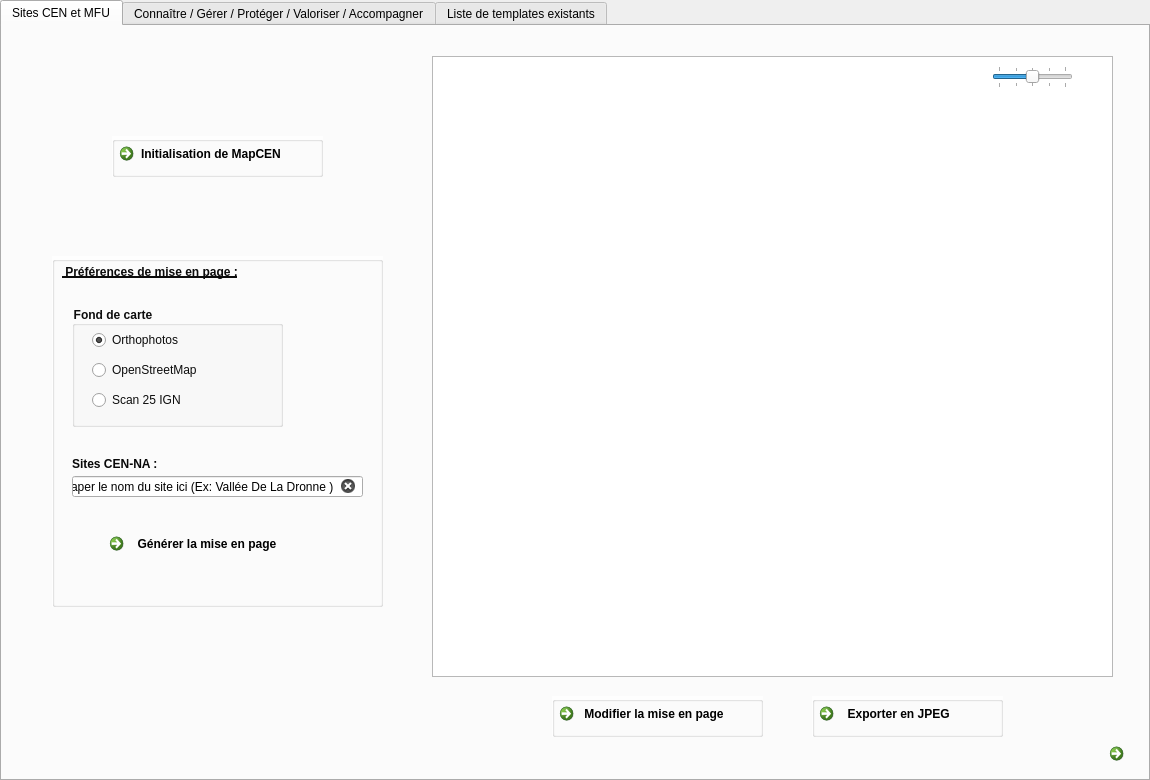
<?xml version="1.0" encoding="UTF-8"?>
<ui version="4.0">
 <class>MapCENDialogBase</class>
 <widget class="QDialog" name="MapCENDialogBase">
  <property name="geometry">
   <rect>
    <x>0</x>
    <y>0</y>
    <width>1150</width>
    <height>780</height>
   </rect>
  </property>
  <property name="windowTitle">
   <string>MapCEN</string>
  </property>
  <widget class="QTabWidget" name="tabWidget">
   <property name="geometry">
    <rect>
     <x>0</x>
     <y>0</y>
     <width>1150</width>
     <height>781</height>
    </rect>
   </property>
   <property name="minimumSize">
    <size>
     <width>1150</width>
     <height>781</height>
    </size>
   </property>
   <property name="maximumSize">
    <size>
     <width>1150</width>
     <height>781</height>
    </size>
   </property>
   <property name="baseSize">
    <size>
     <width>1150</width>
     <height>781</height>
    </size>
   </property>
   <property name="styleSheet">
    <string notr="true">QWidget#tab{background-image: url(:/plugins/map_cen/Capture.png)}
QWidget#tab_2{background-image: url(:/plugins/map_cen/Capture.png)}
QWidget#tab_3{background-image: url(:/plugins/map_cen/Capture.png)}</string>
   </property>
   <property name="currentIndex">
    <number>0</number>
   </property>
   <widget class="QWidget" name="tab_2">
    <property name="styleSheet">
     <string notr="true">QWidget#tab_2{background-image: url(:/plugins/map_cen/Capture.png)}</string>
    </property>
    <attribute name="title">
     <string>Sites CEN et MFU</string>
    </attribute>
    <widget class="QGroupBox" name="groupBox_2">
     <property name="geometry">
      <rect>
       <x>50</x>
       <y>230</y>
       <width>331</width>
       <height>351</height>
      </rect>
     </property>
     <property name="font">
      <font>
       <weight>75</weight>
       <bold>true</bold>
      </font>
     </property>
     <property name="styleSheet">
      <string notr="true">QGroupBox#groupBox_2{background-color: rgb(255, 255, 255, 170);}</string>
     </property>
     <property name="title">
      <string/>
     </property>
     <widget class="QGroupBox" name="groupBox">
      <property name="geometry">
       <rect>
        <x>20</x>
        <y>50</y>
        <width>211</width>
        <height>121</height>
       </rect>
      </property>
      <property name="font">
       <font>
        <weight>75</weight>
        <bold>true</bold>
       </font>
      </property>
      <property name="styleSheet">
       <string notr="true">color: rgb(13, 13, 13);</string>
      </property>
      <property name="title">
       <string>Fond de carte</string>
      </property>
      <widget class="QWidget" name="verticalLayoutWidget">
       <property name="geometry">
        <rect>
         <x>20</x>
         <y>20</y>
         <width>171</width>
         <height>91</height>
        </rect>
       </property>
       <layout class="QVBoxLayout" name="verticalLayout">
        <item>
         <widget class="QRadioButton" name="radioButton">
          <property name="text">
           <string>Orthophotos</string>
          </property>
          <property name="checked">
           <bool>true</bool>
          </property>
         </widget>
        </item>
        <item>
         <widget class="QRadioButton" name="radioButton_2">
          <property name="text">
           <string>OpenStreetMap</string>
          </property>
         </widget>
        </item>
        <item>
         <widget class="QRadioButton" name="radioButton_3">
          <property name="text">
           <string>Scan 25 IGN</string>
          </property>
         </widget>
        </item>
       </layout>
      </widget>
     </widget>
     <widget class="QLabel" name="label">
      <property name="geometry">
       <rect>
        <x>10</x>
        <y>0</y>
        <width>181</width>
        <height>31</height>
       </rect>
      </property>
      <property name="font">
       <font>
        <weight>75</weight>
        <bold>true</bold>
        <underline>true</underline>
       </font>
      </property>
      <property name="styleSheet">
       <string notr="true">color: rgb(11, 11, 11);</string>
      </property>
      <property name="text">
       <string> Préférences de mise en page :</string>
      </property>
     </widget>
     <widget class="QLabel" name="label_3">
      <property name="geometry">
       <rect>
        <x>20</x>
        <y>200</y>
        <width>91</width>
        <height>16</height>
       </rect>
      </property>
      <property name="font">
       <font>
        <weight>75</weight>
        <bold>true</bold>
       </font>
      </property>
      <property name="styleSheet">
       <string notr="true">color: rgb(8, 8, 8);</string>
      </property>
      <property name="text">
       <string>Sites CEN-NA :</string>
      </property>
     </widget>
     <widget class="QCommandLinkButton" name="commandLinkButton_4">
      <property name="geometry">
       <rect>
        <x>50</x>
        <y>270</y>
        <width>221</width>
        <height>51</height>
       </rect>
      </property>
      <property name="text">
       <string>  Générer la mise en page</string>
      </property>
      <property name="icon">
       <iconset resource="resources.qrc">
        <normaloff>:/plugins/map_cen/project.png</normaloff>:/plugins/map_cen/project.png</iconset>
      </property>
      <property name="iconSize">
       <size>
        <width>30</width>
        <height>30</height>
       </size>
      </property>
     </widget>
     <widget class="QLineEdit" name="lineEdit">
      <property name="enabled">
       <bool>true</bool>
      </property>
      <property name="geometry">
       <rect>
        <x>20</x>
        <y>220</y>
        <width>291</width>
        <height>21</height>
       </rect>
      </property>
      <property name="text">
       <string>Taper le nom du site ici (Ex: Vallée De La Dronne )</string>
      </property>
      <property name="alignment">
       <set>Qt::AlignCenter</set>
      </property>
      <property name="readOnly">
       <bool>false</bool>
      </property>
      <property name="clearButtonEnabled">
       <bool>true</bool>
      </property>
     </widget>
    </widget>
    <widget class="QGroupBox" name="groupBox_3">
     <property name="geometry">
      <rect>
       <x>550</x>
       <y>670</y>
       <width>211</width>
       <height>41</height>
      </rect>
     </property>
     <property name="styleSheet">
      <string notr="true">QGroupBox#groupBox_3{background-color: rgb(255, 255, 255, 170);}</string>
     </property>
     <property name="title">
      <string/>
     </property>
     <widget class="QCommandLinkButton" name="commandLinkButton_5">
      <property name="geometry">
       <rect>
        <x>0</x>
        <y>0</y>
        <width>211</width>
        <height>41</height>
       </rect>
      </property>
      <property name="styleSheet">
       <string notr="true">QCommandLinkButton#commandLinkButton_3{background-color: rgb(255, 255, 255, 170);}</string>
      </property>
      <property name="text">
       <string> Modifier la mise en page</string>
      </property>
      <property name="icon">
       <iconset resource="resources.qrc">
        <normaloff>:/plugins/map_cen/edit.png</normaloff>:/plugins/map_cen/edit.png</iconset>
      </property>
      <property name="iconSize">
       <size>
        <width>30</width>
        <height>20</height>
       </size>
      </property>
     </widget>
    </widget>
    <widget class="QGroupBox" name="groupBox_5">
     <property name="geometry">
      <rect>
       <x>810</x>
       <y>670</y>
       <width>191</width>
       <height>41</height>
      </rect>
     </property>
     <property name="styleSheet">
      <string notr="true">QGroupBox#groupBox_5{background-color: rgb(255, 255, 255, 170);}</string>
     </property>
     <property name="title">
      <string/>
     </property>
     <widget class="QCommandLinkButton" name="commandLinkButton_6">
      <property name="geometry">
       <rect>
        <x>0</x>
        <y>0</y>
        <width>191</width>
        <height>41</height>
       </rect>
      </property>
      <property name="text">
       <string>  Exporter en JPEG</string>
      </property>
      <property name="icon">
       <iconset resource="resources.qrc">
        <normaloff>:/plugins/map_cen/jpg.png</normaloff>:/plugins/map_cen/jpg.png</iconset>
      </property>
     </widget>
    </widget>
    <widget class="QGraphicsView" name="graphicsView">
     <property name="geometry">
      <rect>
       <x>430</x>
       <y>30</y>
       <width>681</width>
       <height>621</height>
      </rect>
     </property>
    </widget>
    <widget class="QGroupBox" name="groupBox_4">
     <property name="geometry">
      <rect>
       <x>110</x>
       <y>110</y>
       <width>211</width>
       <height>41</height>
      </rect>
     </property>
     <property name="styleSheet">
      <string notr="true">QGroupBox#groupBox_4{background-color: rgb(255, 255, 255, 170);}</string>
     </property>
     <property name="title">
      <string/>
     </property>
    </widget>
    <widget class="QCommandLinkButton" name="commandLinkButton_2">
     <property name="geometry">
      <rect>
       <x>110</x>
       <y>110</y>
       <width>211</width>
       <height>41</height>
      </rect>
     </property>
     <property name="styleSheet">
      <string notr="true">QCommandLinkButton#commandLinkButton_2{background-color: rgb(255, 255, 255, 170);}</string>
     </property>
     <property name="text">
      <string>Initialisation de MapCEN</string>
     </property>
     <property name="icon">
      <iconset resource="resources.qrc">
       <normaloff>:/plugins/map_cen/refresh.png</normaloff>:/plugins/map_cen/refresh.png</iconset>
     </property>
     <property name="iconSize">
      <size>
       <width>30</width>
       <height>30</height>
      </size>
     </property>
    </widget>
    <widget class="QLabel" name="label_2">
     <property name="geometry">
      <rect>
       <x>110</x>
       <y>640</y>
       <width>211</width>
       <height>71</height>
      </rect>
     </property>
     <property name="text">
      <string/>
     </property>
     <property name="pixmap">
      <pixmap resource="resources.qrc">:/plugins/map_cen/logo.jpg</pixmap>
     </property>
     <property name="scaledContents">
      <bool>true</bool>
     </property>
    </widget>
    <widget class="QSlider" name="horizontalSlider">
     <property name="geometry">
      <rect>
       <x>990</x>
       <y>40</y>
       <width>81</width>
       <height>22</height>
      </rect>
     </property>
     <property name="minimum">
      <number>-2</number>
     </property>
     <property name="maximum">
      <number>2</number>
     </property>
     <property name="singleStep">
      <number>6</number>
     </property>
     <property name="value">
      <number>0</number>
     </property>
     <property name="orientation">
      <enum>Qt::Horizontal</enum>
     </property>
     <property name="tickPosition">
      <enum>QSlider::TicksBothSides</enum>
     </property>
     <property name="tickInterval">
      <number>1</number>
     </property>
    </widget>
    <widget class="QLabel" name="label_9">
     <property name="geometry">
      <rect>
       <x>960</x>
       <y>40</y>
       <width>21</width>
       <height>21</height>
      </rect>
     </property>
     <property name="text">
      <string/>
     </property>
     <property name="pixmap">
      <pixmap resource="resources.qrc">:/plugins/map_cen/zoom_out.png</pixmap>
     </property>
     <property name="scaledContents">
      <bool>true</bool>
     </property>
    </widget>
    <widget class="QLabel" name="label_10">
     <property name="geometry">
      <rect>
       <x>1080</x>
       <y>40</y>
       <width>21</width>
       <height>21</height>
      </rect>
     </property>
     <property name="text">
      <string/>
     </property>
     <property name="pixmap">
      <pixmap resource="resources.qrc">:/plugins/map_cen/zoom.png</pixmap>
     </property>
     <property name="scaledContents">
      <bool>true</bool>
     </property>
    </widget>
    <widget class="QCommandLinkButton" name="commandLinkButton_3">
     <property name="geometry">
      <rect>
       <x>1100</x>
       <y>710</y>
       <width>41</width>
       <height>41</height>
      </rect>
     </property>
     <property name="font">
      <font>
       <family>Segoe UI</family>
       <pointsize>9</pointsize>
      </font>
     </property>
     <property name="text">
      <string/>
     </property>
     <property name="icon">
      <iconset>
       <normaloff>:/plugins/LoaderCEN/info.png</normaloff>:/plugins/LoaderCEN/info.png</iconset>
     </property>
     <property name="iconSize">
      <size>
       <width>25</width>
       <height>25</height>
      </size>
     </property>
    </widget>
    <zorder>graphicsView</zorder>
    <zorder>groupBox_5</zorder>
    <zorder>groupBox_2</zorder>
    <zorder>groupBox_3</zorder>
    <zorder>groupBox_4</zorder>
    <zorder>commandLinkButton_2</zorder>
    <zorder>label_2</zorder>
    <zorder>horizontalSlider</zorder>
    <zorder>label_9</zorder>
    <zorder>label_10</zorder>
    <zorder>commandLinkButton_3</zorder>
   </widget>
   <widget class="QWidget" name="tab_3">
    <attribute name="title">
     <string>Connaître / Gérer / Protéger / Valoriser / Accompagner</string>
    </attribute>
    <widget class="QLabel" name="label_13">
     <property name="geometry">
      <rect>
       <x>400</x>
       <y>490</y>
       <width>361</width>
       <height>41</height>
      </rect>
     </property>
     <property name="text">
      <string/>
     </property>
     <property name="pixmap">
      <pixmap resource="resources.qrc">:/plugins/map_cen/onglet.png</pixmap>
     </property>
     <property name="scaledContents">
      <bool>true</bool>
     </property>
    </widget>
    <widget class="QLabel" name="label_11">
     <property name="geometry">
      <rect>
       <x>310</x>
       <y>130</y>
       <width>531</width>
       <height>411</height>
      </rect>
     </property>
     <property name="text">
      <string/>
     </property>
     <property name="pixmap">
      <pixmap resource="resources.qrc">:/plugins/map_cen/underconstruction.gif</pixmap>
     </property>
     <property name="scaledContents">
      <bool>true</bool>
     </property>
    </widget>
    <zorder>label_11</zorder>
    <zorder>label_13</zorder>
   </widget>
   <widget class="QWidget" name="tab">
    <attribute name="title">
     <string>Liste de templates existants</string>
    </attribute>
    <widget class="QGroupBox" name="groupBox_6">
     <property name="geometry">
      <rect>
       <x>680</x>
       <y>350</y>
       <width>141</width>
       <height>41</height>
      </rect>
     </property>
     <property name="styleSheet">
      <string notr="true">QGroupBox#groupBox_6{background-color: rgb(255, 255, 255, 170);}</string>
     </property>
     <property name="title">
      <string/>
     </property>
     <widget class="QCommandLinkButton" name="commandLinkButton">
      <property name="geometry">
       <rect>
        <x>0</x>
        <y>0</y>
        <width>141</width>
        <height>41</height>
       </rect>
      </property>
      <property name="font">
       <font>
        <family>Segoe UI</family>
        <pointsize>10</pointsize>
       </font>
      </property>
      <property name="styleSheet">
       <string notr="true">background-color: qconicalgradient(cx:0, cy:0, angle:135, stop:0 rgba(255, 255, 0, 69), stop:0.375 rgba(255, 255, 0, 69), stop:0.423533 rgba(251, 255, 0, 145), stop:0.45 rgba(247, 255, 0, 208), stop:0.477581 rgba(255, 244, 71, 130), stop:0.518717 rgba(255, 218, 71, 130), stop:0.55 rgba(255, 255, 0, 255), stop:0.57754 rgba(255, 203, 0, 130), stop:0.625 rgba(255, 255, 0, 69), stop:1 rgba(255, 255, 0, 69));</string>
      </property>
      <property name="text">
       <string> Mise en page</string>
      </property>
     </widget>
    </widget>
    <widget class="QGroupBox" name="groupBox_7">
     <property name="geometry">
      <rect>
       <x>30</x>
       <y>70</y>
       <width>381</width>
       <height>611</height>
      </rect>
     </property>
     <property name="font">
      <font>
       <weight>75</weight>
       <bold>true</bold>
      </font>
     </property>
     <property name="styleSheet">
      <string notr="true">QGroupBox#groupBox_7{background-color: rgb(255, 255, 255, 170);}</string>
     </property>
     <property name="title">
      <string/>
     </property>
     <widget class="QLabel" name="label_4">
      <property name="geometry">
       <rect>
        <x>30</x>
        <y>20</y>
        <width>311</width>
        <height>41</height>
       </rect>
      </property>
      <property name="font">
       <font>
        <weight>75</weight>
        <bold>true</bold>
        <underline>true</underline>
       </font>
      </property>
      <property name="styleSheet">
       <string notr="true">color: rgb(11, 11, 11);</string>
      </property>
      <property name="text">
       <string>Sélectionner un template de mise en page :</string>
      </property>
     </widget>
     <widget class="QComboBox" name="comboBox">
      <property name="geometry">
       <rect>
        <x>30</x>
        <y>60</y>
        <width>331</width>
        <height>22</height>
       </rect>
      </property>
      <property name="editable">
       <bool>false</bool>
      </property>
      <property name="currentText">
       <string notr="true"/>
      </property>
     </widget>
     <widget class="QLineEdit" name="lineEdit_2">
      <property name="enabled">
       <bool>true</bool>
      </property>
      <property name="geometry">
       <rect>
        <x>80</x>
        <y>200</y>
        <width>211</width>
        <height>21</height>
       </rect>
      </property>
      <property name="text">
       <string>Titre à renseigner ici</string>
      </property>
      <property name="alignment">
       <set>Qt::AlignCenter</set>
      </property>
      <property name="readOnly">
       <bool>false</bool>
      </property>
      <property name="clearButtonEnabled">
       <bool>true</bool>
      </property>
     </widget>
     <widget class="QLabel" name="label_6">
      <property name="geometry">
       <rect>
        <x>30</x>
        <y>160</y>
        <width>311</width>
        <height>41</height>
       </rect>
      </property>
      <property name="font">
       <font>
        <weight>50</weight>
        <bold>false</bold>
        <underline>true</underline>
       </font>
      </property>
      <property name="styleSheet">
       <string notr="true">color: rgb(11, 11, 11);</string>
      </property>
      <property name="text">
       <string>Titre de la carte :</string>
      </property>
     </widget>
     <widget class="QLineEdit" name="lineEdit_3">
      <property name="enabled">
       <bool>true</bool>
      </property>
      <property name="geometry">
       <rect>
        <x>80</x>
        <y>270</y>
        <width>211</width>
        <height>21</height>
       </rect>
      </property>
      <property name="text">
       <string>Sous-titre à renseigner ici</string>
      </property>
      <property name="alignment">
       <set>Qt::AlignCenter</set>
      </property>
      <property name="readOnly">
       <bool>false</bool>
      </property>
      <property name="clearButtonEnabled">
       <bool>true</bool>
      </property>
     </widget>
     <widget class="QLabel" name="label_7">
      <property name="geometry">
       <rect>
        <x>30</x>
        <y>230</y>
        <width>311</width>
        <height>41</height>
       </rect>
      </property>
      <property name="font">
       <font>
        <weight>50</weight>
        <bold>false</bold>
        <underline>true</underline>
       </font>
      </property>
      <property name="styleSheet">
       <string notr="true">color: rgb(11, 11, 11);</string>
      </property>
      <property name="text">
       <string>Sous-titre de la carte :</string>
      </property>
     </widget>
     <widget class="QLabel" name="label_8">
      <property name="geometry">
       <rect>
        <x>30</x>
        <y>310</y>
        <width>311</width>
        <height>41</height>
       </rect>
      </property>
      <property name="font">
       <font>
        <weight>50</weight>
        <bold>false</bold>
        <underline>true</underline>
       </font>
      </property>
      <property name="styleSheet">
       <string notr="true">color: rgb(11, 11, 11);</string>
      </property>
      <property name="text">
       <string>Source :</string>
      </property>
     </widget>
     <widget class="QLineEdit" name="lineEdit_4">
      <property name="enabled">
       <bool>false</bool>
      </property>
      <property name="geometry">
       <rect>
        <x>80</x>
        <y>350</y>
        <width>211</width>
        <height>21</height>
       </rect>
      </property>
      <property name="text">
       <string>Automatisable ?</string>
      </property>
      <property name="alignment">
       <set>Qt::AlignCenter</set>
      </property>
      <property name="readOnly">
       <bool>false</bool>
      </property>
      <property name="clearButtonEnabled">
       <bool>true</bool>
      </property>
     </widget>
    </widget>
    <widget class="QLabel" name="label_5">
     <property name="geometry">
      <rect>
       <x>920</x>
       <y>10</y>
       <width>211</width>
       <height>71</height>
      </rect>
     </property>
     <property name="text">
      <string/>
     </property>
     <property name="pixmap">
      <pixmap resource="resources.qrc">:/plugins/map_cen/logo.jpg</pixmap>
     </property>
     <property name="scaledContents">
      <bool>true</bool>
     </property>
    </widget>
   </widget>
  </widget>
 </widget>
 <resources>
 </resources>
 <connections/>
</ui>
